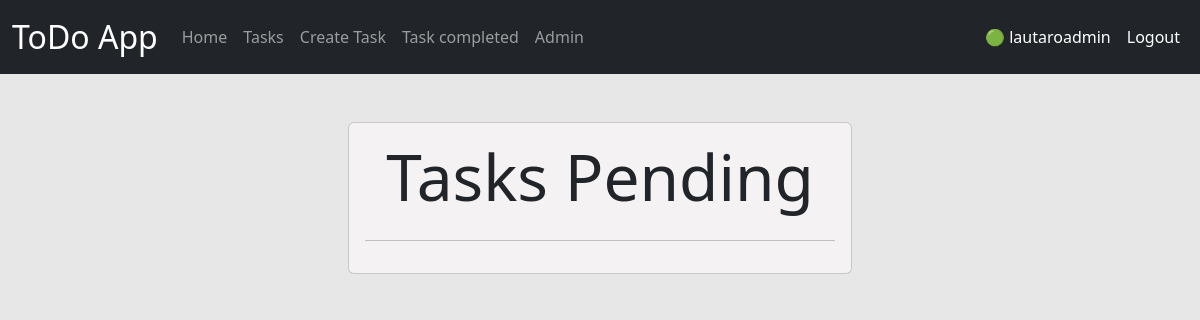
Page /tasks/ (signed in) on the earlier database version.
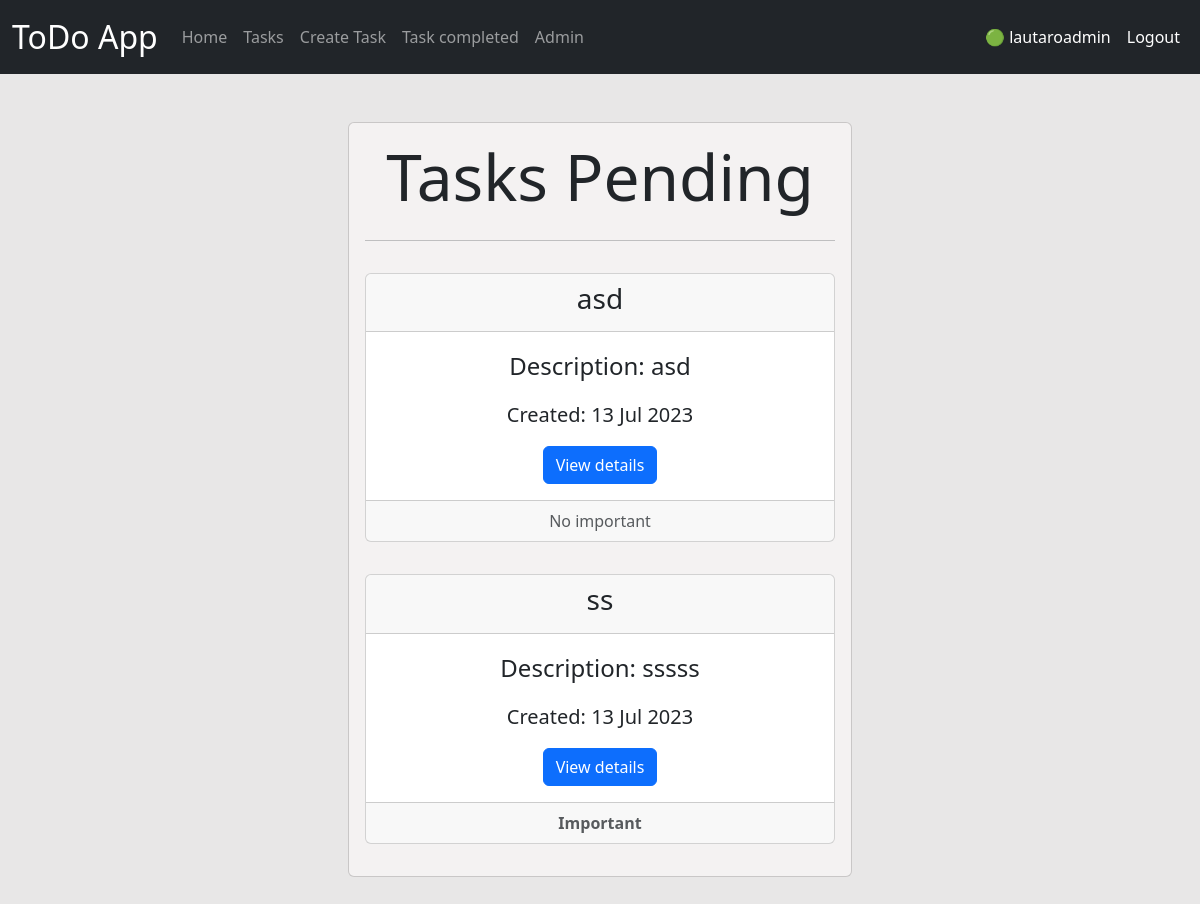
Same page on the later database version.
### tasks/models.py (models this page shows, shortened)
class Task(models.Model):
    title = models.CharField(max_length=100)
    description = models.TextField(blank=True, max_length=300)
    date_created = models.DateTimeField(auto_now_add=True)
    date_completed = models.DateTimeField(null=True, blank=True)
    important = models.BooleanField(default=False)
    user = models.ForeignKey(User, on_delete=models.CASCADE)

### tasks/views.py (the view)
# urls.py: path('tasks/', views.tasks, name="tasks"),
@login_required
def tasks(request):
    tasks = Task.objects.filter(user=request.user, date_completed__isnull=True)
    return render(request, 'tasks.html', {
        'tasks': tasks
    })

### tasks/templates/tasks.html
{% extends 'base.html' %}
{% block content %}
<main class="container p-5 col-md-6">
    <section class="card card-body background_2">
        {% if title_parameter is False %}
            <h1 class="display-3 text-center">Tasks Completed</h1>
            <hr>
        {% else %}
            <h1 class="display-3 text-center">Tasks Pending</h1>
            <hr>
        {% endif %}
        {% for task in tasks %}
            <div class="card text-center my-3">
                <div class="card-header">
                    <h3> {{ task.title }} </h3>
                </div>
                <div class="card-body">
                    <p class="card-text fs-4"> Description: {{ task.description }} </p>
                    <p class="card-text fs-5">Created: {{ task.date_created|date:'j M Y' }}</p>
                    {% if task.date_completed is not null %}
                        <p class="card-text fs-5">Completed: {{ task.date_completed|date:'j M Y' }}</p>
                    {% else %}
                        <a href="{% url 'task_detail' task.id %}" class="btn btn-primary">
                            View details
                        </a>
                    {% endif %}
                </div>
                {% if task.important == True %}
                    <div class="card-footer text-body-secondary">
                        <strong> Important </strong>
                    </div>
                {% else %}
                    <div class="card-footer text-body-secondary">
                        <span> No important </span>
                    </div>
                {% endif %}
            </div>
        {% endfor %}
    </section>
</main>
{% endblock %}

### tasks/templates/base.html (shortened to what this page needs)
<!DOCTYPE html>
<html lang="en">
    <head>
        <link href="https://cdn.jsdelivr.net/npm/bootstrap@5.3.0/dist/css/bootstrap.min.css" rel="stylesheet"
>
    </head>
    <body class="background">
        <nav class="navbar navbar-expand-lg bg-dark navbar-dark">
            <div class="container-fluid text-light">
                <a class="navbar-brand fs-2" href="#">ToDo App</a>
                <div class="collapse navbar-collapse" id="navbarNav">
                    <ul class="navbar-nav me-auto">
                        {% if user.is_authenticated %}
                            <li class="nav-item">
                                <a class="nav-link" href="{% url 'home' %}">Home</a>
                            </li>
                            <li class="nav-item">
                                <a class="nav-link" href="{% url 'tasks' %}">Tasks</a>
                            </li>
                            <li class="nav-item">
                                <a class="nav-link" href="{% url 'create_task' %}">Create Task</a>
                            </li>
                            <li class="nav-item">
                                <a class="nav-link" href="{% url 'tasks_completed' %}">Task completed</a>
                            </li>
                        {% endif %}
                        {% if user.is_superuser %}
                            <li class="nav-item">
                                <a class="nav-link" href="/admin">Admin</a>
                            </li>
                        {% endif %}
                    </ul>
                    <ul class="navbar-nav ms-auto">
                        {% if user.is_authenticated %}
                            <li class="nav-item">
                                <span class="nav-link active">🟢 {{ user }}</span>
                            </li>
                            <li class="nav-item">
                                <a class="nav-link active" href="{% url 'logout' %}">Logout</a>
                            </li>
                        {% endif %}
                    </ul>
                </div>
            </div>
        </nav>
        {% block content %}
        {% endblock %}
    </body>
</html>

### tasks/templates/base.html (style rules this page uses)
.background { background-color: #e2e0e0c2; }
.background_2 { background-color: #f5f3f3f3; }

Differences in the rows shown:
added Task: title "asd", description "asd", date_created "13 Jul 2023", shows "View details", important "No important"
added Task: title "ss", description "sssss", date_created "13 Jul 2023", shows "View details", important "Important"
